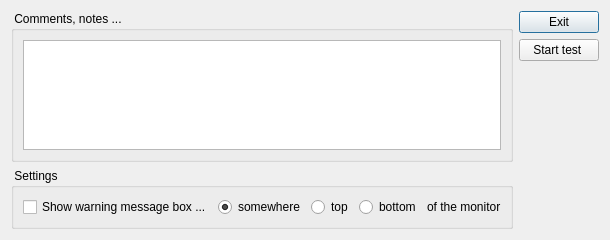
<?xml version="1.0" encoding="UTF-8"?>
<ui version="4.0">
 <class>dlgManageAutoTests</class>
 <widget class="QDialog" name="dlgManageAutoTests">
  <property name="geometry">
   <rect>
    <x>0</x>
    <y>0</y>
    <width>580</width>
    <height>240</height>
   </rect>
  </property>
  <property name="windowTitle">
   <string>Dialog</string>
  </property>
  <layout class="QHBoxLayout" name="horizontalLayout_2">
   <item>
    <layout class="QVBoxLayout" name="verticalLayout_4">
     <item>
      <widget class="QGroupBox" name="gbTestComments">
       <property name="title">
        <string> Comments, notes ... </string>
       </property>
       <layout class="QVBoxLayout" name="verticalLayout_2">
        <item>
         <widget class="QPlainTextEdit" name="ptComment"/>
        </item>
       </layout>
      </widget>
     </item>
     <item>
      <widget class="QGroupBox" name="gbSettings">
       <property name="title">
        <string> Settings </string>
       </property>
       <layout class="QVBoxLayout" name="verticalLayout_3">
        <item>
         <layout class="QHBoxLayout" name="horizontalLayout">
          <item>
           <widget class="QCheckBox" name="chkShowWarning">
            <property name="text">
             <string>Show warning message box ...</string>
            </property>
           </widget>
          </item>
          <item>
           <widget class="QRadioButton" name="rbShowWarningDefault">
            <property name="text">
             <string>somewhere</string>
            </property>
            <property name="checked">
             <bool>true</bool>
            </property>
           </widget>
          </item>
          <item>
           <widget class="QRadioButton" name="rbShowWarningTop">
            <property name="text">
             <string>top</string>
            </property>
           </widget>
          </item>
          <item>
           <widget class="QRadioButton" name="rbShowWarningBottom">
            <property name="text">
             <string>bottom</string>
            </property>
           </widget>
          </item>
          <item>
           <widget class="QLabel" name="lblShowWarning">
            <property name="text">
             <string>of the monitor</string>
            </property>
           </widget>
          </item>
         </layout>
        </item>
       </layout>
      </widget>
     </item>
    </layout>
   </item>
   <item>
    <layout class="QVBoxLayout" name="verticalLayout">
     <item>
      <widget class="QPushButton" name="pbExit">
       <property name="text">
        <string>Exit</string>
       </property>
       <property name="icon">
        <iconset resource="vtitestmanager.qrc">
         <normaloff>:/images/close.png</normaloff>:/images/close.png</iconset>
       </property>
       <property name="iconSize">
        <size>
         <width>20</width>
         <height>20</height>
        </size>
       </property>
      </widget>
     </item>
     <item>
      <widget class="QPushButton" name="pbExecute">
       <property name="text">
        <string>Start test </string>
       </property>
       <property name="icon">
        <iconset resource="vtitestmanager.qrc">
         <normaloff>:/images/start.png</normaloff>:/images/start.png</iconset>
       </property>
       <property name="iconSize">
        <size>
         <width>20</width>
         <height>20</height>
        </size>
       </property>
      </widget>
     </item>
     <item>
      <spacer name="verticalSpacer">
       <property name="orientation">
        <enum>Qt::Vertical</enum>
       </property>
       <property name="sizeHint" stdset="0">
        <size>
         <width>20</width>
         <height>40</height>
        </size>
       </property>
      </spacer>
     </item>
    </layout>
   </item>
  </layout>
 </widget>
 <resources>
  <include location="vtitestmanager.qrc"/>
 </resources>
 <connections/>
</ui>
